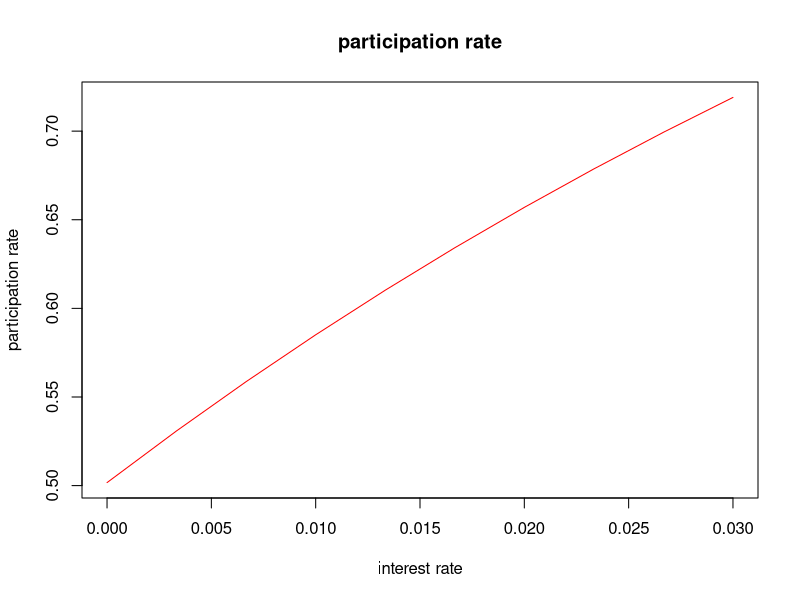

This figure's R source:
r <- 0.016
T <- 4.75
sigma_1 <- 0.0229040592604545*sqrt(250)
sigma_2 <- 0.0126173511106009*sqrt(250)
t_1=4
t_2=2
capital_guarantee <- 0.8
management_fee <- 0.03

payoff_pricing<-function(r,sigma,t){
  d1 <- (r/sigma+sigma/2)*sqrt(t)
  d2 <- d1-sigma*sqrt(t)
  exp(-r*(T-t))*(pnorm(d1)-exp(-r*t)*pnorm(d2))
}

participation_rate_vary_by_r<-c()
r_series<-seq(from=0,to=0.03,length.out=10)

for (i in r_series){
  r <- i
  participation_rate_vary_by_r[length(participation_rate_vary_by_r)+1]<-((1-management_fee)-capital_guarantee*exp(-r*T))/(payoff_pricing(r,sigma_1,t_1)+payoff_pricing(r,sigma_2,t_2)/2)
}
plot(r_series, participation_rate_vary_by_r, main="participation rate", ylab = "participation rate",xlab="interest rate", type = "l", col = "red")

